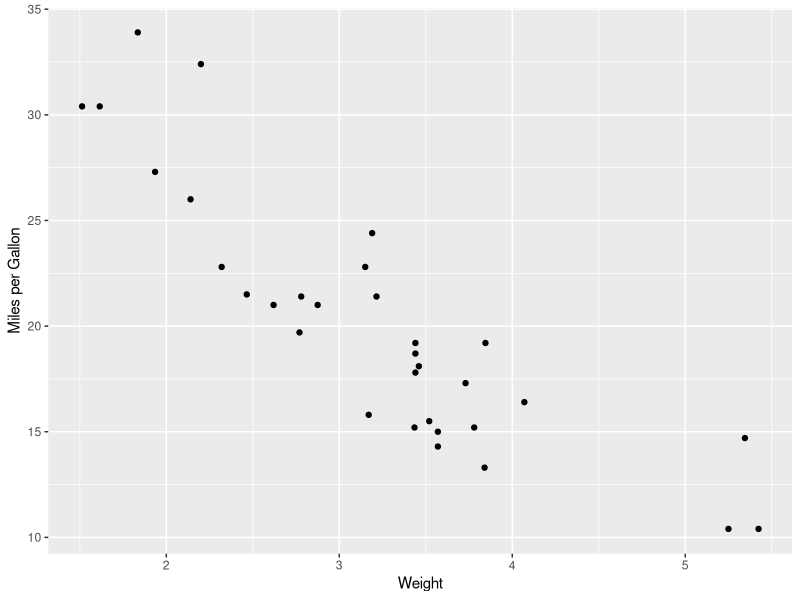
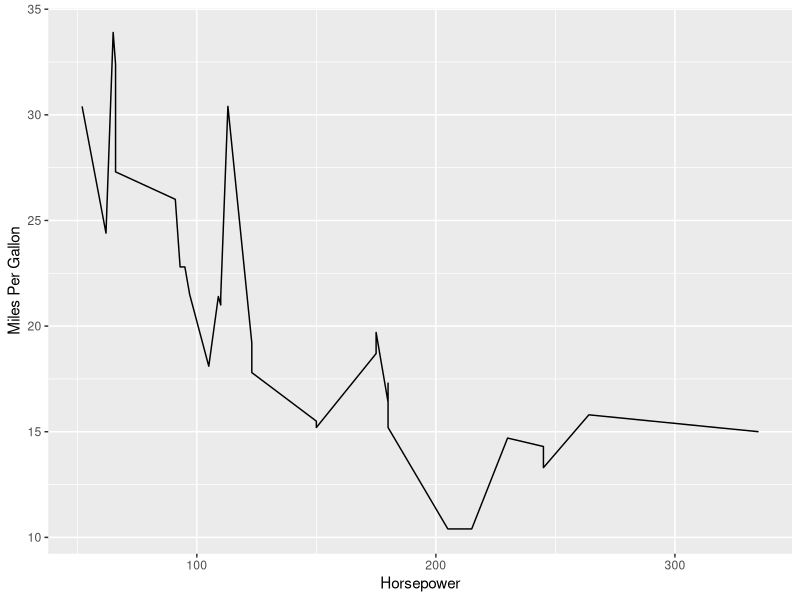
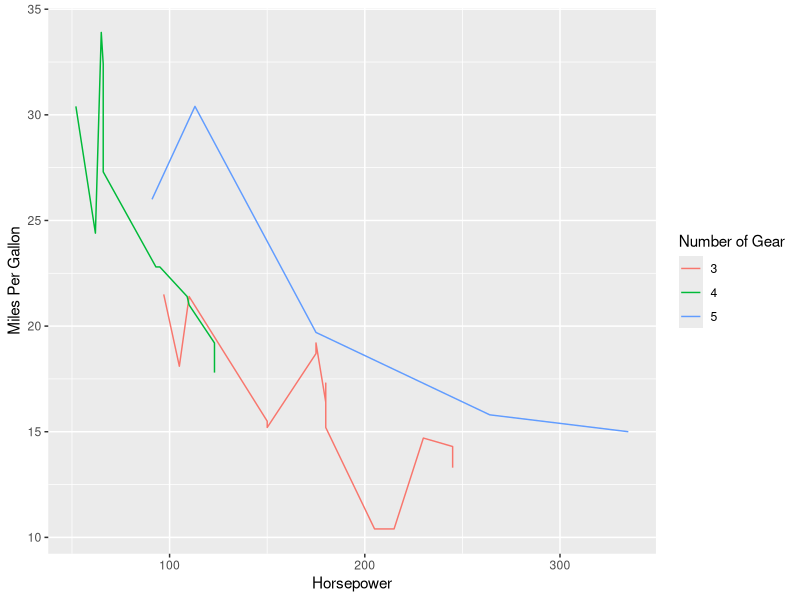
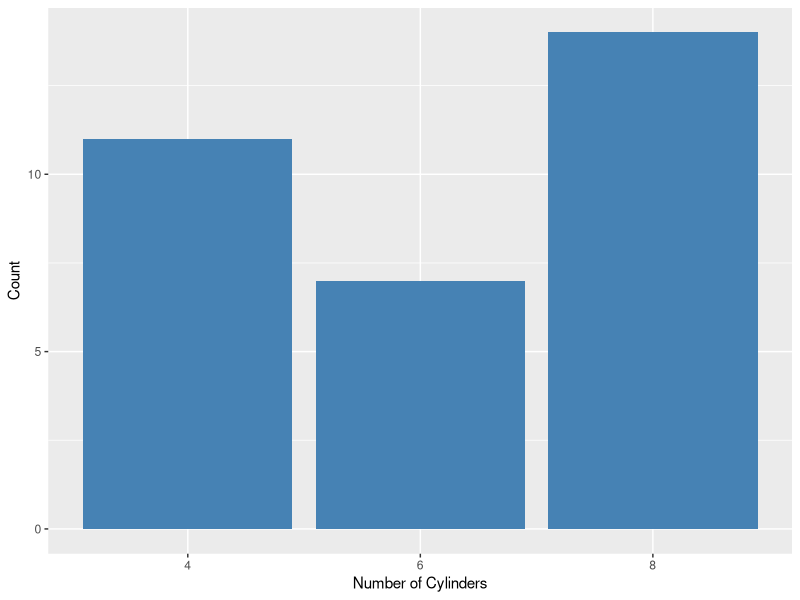
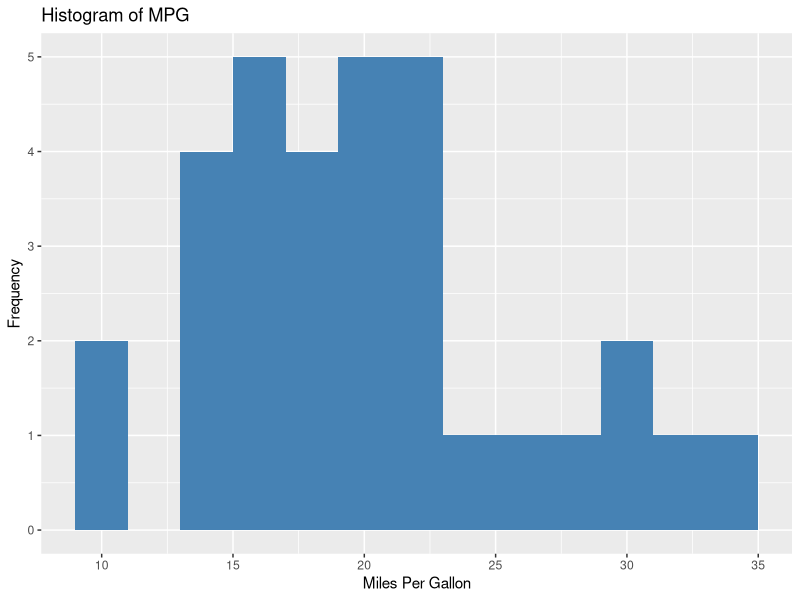
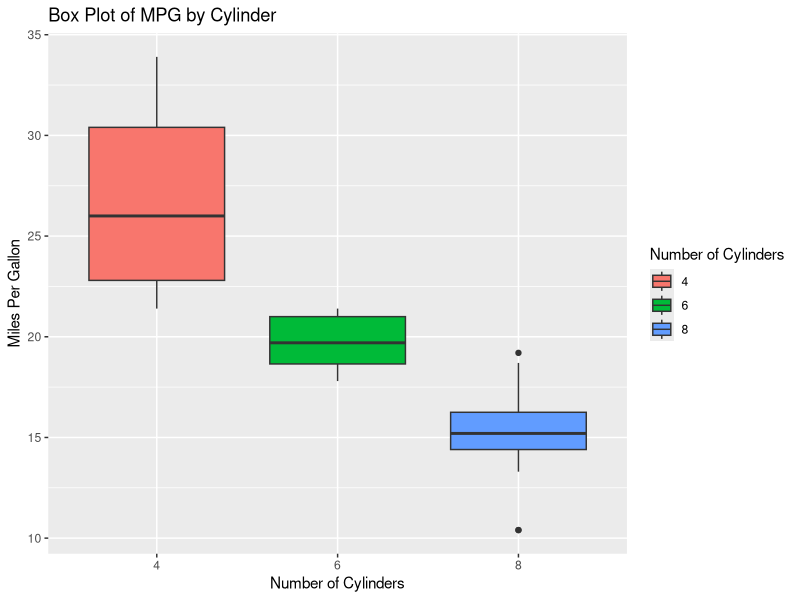
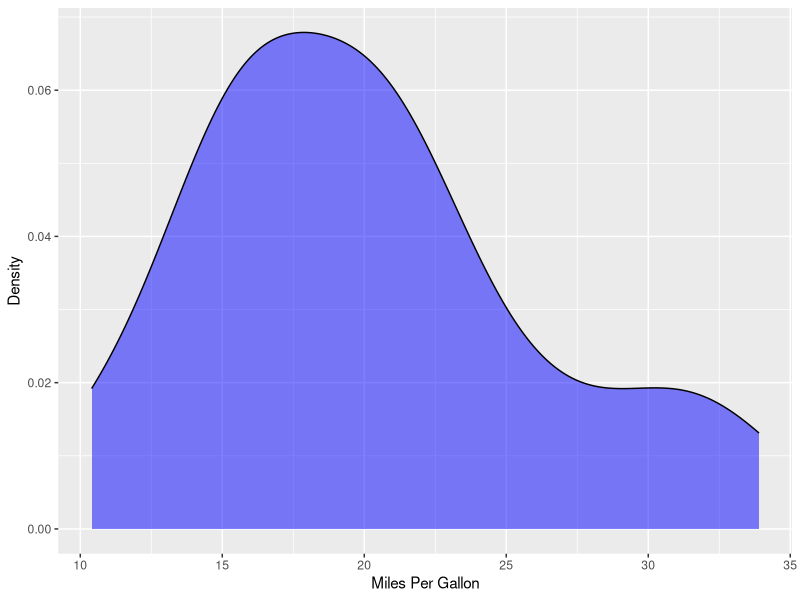
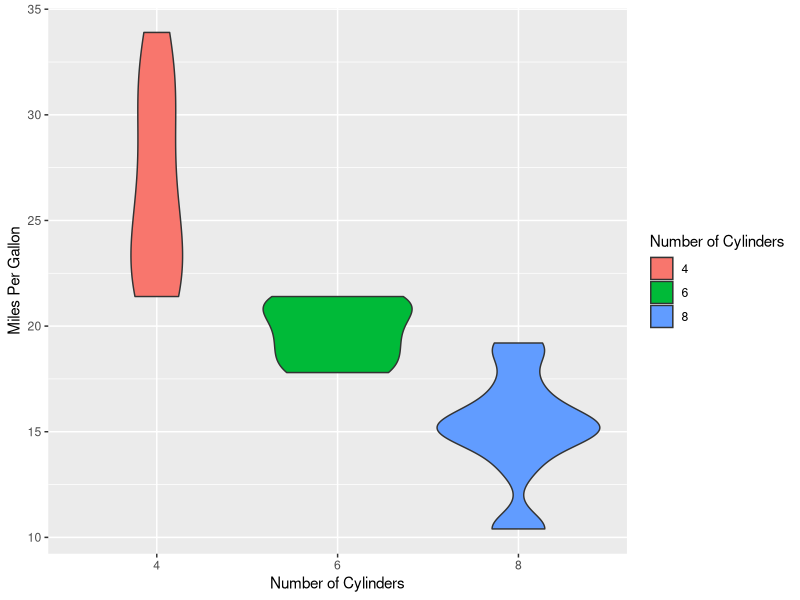

Reproduce these figures in R, in order.
## ---- chunk 1
library(ggplot2)
data(mtcars)
head(mtcars)
## ---- chunk 2
scatter <- ggplot(data = mtcars, 
                  aes(x = wt, y = mpg))+
  geom_point()+
  labs(x = "Weight",
       y = "Miles per Gallon")
print(scatter)
## ---- chunk 3
line <- ggplot(mtcars, aes(x = hp, y = mpg)) +
  geom_line() +
  labs(x = "Horsepower",
       y = "Miles Per Gallon")
print(line)

# if you want to plot the trend of the different
# values in a categorical variable, you can 
# set it as a color 
line <- ggplot(mtcars, aes(x = hp, y = mpg)) +
  geom_line(aes(color = factor(gear))) +
  labs(x = "Horsepower",
       y = "Miles Per Gallon", 
       color = "Number of Gear")
print(line)
## ---- chunk 4
bar <- ggplot(mtcars, aes(x = factor(cyl))) +
  geom_bar(fill = "steelblue") +
  labs(x = "Number of Cylinders",
       y = "Count")
print(bar)
## ---- chunk 5
hist <- ggplot(mtcars, aes(x = mpg)) +
  geom_histogram(binwidth = 2, fill = "steelblue") +
  labs(title = "Histogram of MPG",
       x = "Miles Per Gallon",
       y = "Frequency")
print(hist)
## ---- chunk 6
# you can fill/color the boxes to correspond to a # specific categorical variable as well 
box <- ggplot(mtcars, aes(x = factor(cyl), y = mpg)) +
  geom_boxplot(aes(fill = factor(cyl))) +
  labs(title = "Box Plot of MPG by Cylinder",
       x = "Number of Cylinders",
       y = "Miles Per Gallon", 
       fill = "Number of Cylinders")
print(box)
## ---- chunk 7
density <- ggplot(mtcars, aes(x = mpg)) +
  geom_density(fill = "blue", alpha = 0.5) +
  labs(x = "Miles Per Gallon",
       y = "Density")
print(density)

## ---- chunk 8
violin <- ggplot(mtcars, aes(x = factor(cyl), y = mpg)) +
  geom_violin(aes(fill = factor(cyl))) +
  labs(x = "Number of Cylinders",
       y = "Miles Per Gallon", 
       fill = "Number of Cylinders")
print(violin)
## ---- chunk 9
facet <- ggplot(mtcars, aes(x = wt, y = mpg)) +
  geom_point(aes(color = factor(cyl))) +
  facet_wrap(~ cyl) +
  labs(x = "Weight",
       y = "Miles Per Gallon (mpg)", 
       color = "Number of Cylinders")
print(facet)
## ---- chunk 10
# re-using the box plot, we can append a new
# ggplot element to our variable box

box <- box + theme_minimal()
print(box)
## ---- chunk 11
library(tidyverse)
air <- airquality
summary(air)
## ---- chunk 12
air$Month <- factor(air$Month, labels = c("May", "June", "July", "August",
                               "September"))
## ---- chunk 13
# create a vector that establishes our colors for each month 
months <- c("May", "June", "July", "August", "September")
cols   <- c("#CAF0F8", "#90E0EF", "#00B4D8",
          "#0077B6", "#03045E")

names(cols) <- months
## ---- chunk 14
g1 <- ggplot(data = air, aes(x=Temp, fill=Month))+
  geom_density(alpha = 0.7)+
  scale_fill_manual(name = "Months", values=cols)+
  theme(axis.text.x = element_text(size = 14), 
        axis.text.y = element_text(size = 14), 
        axis.title.x = element_text(size = 20), 
        axis.title.y = element_text(size = 20))
print(g1)
## ---- chunk 15
g2 <- ggplot(data = air, aes(x = 1:nrow(air), y=Temp))+
  geom_line(aes(col = Month))+
  geom_point(aes(col = Month, size = Wind))+
  geom_smooth(method = "loess", col="black")+
  scale_color_manual(name = "Months", values=cols)+
  geom_vline(xintercept=c(31, 61, 92, 123, 153), linetype="dashed")+guides(color="none")+
  labs(x="Day")
print(g2)
## ---- chunk 16
air_remove <- air %>% filter(Ozone != (is.na(Ozone)))
## ---- chunk 17
max_temp <- air %>% group_by(Month) %>%
  filter(Temp == max(Temp))
## ---- chunk 18
g3 <- ggplot(data = air, aes(x=Wind, y=Temp))+
  geom_point(aes(size=Ozone, color=Month))+
  geom_smooth(method="lm", alpha = 0.2, aes(color = Month))+
  geom_text(data = max_temp, aes(label = Temp), vjust=-1, hjust=0.5)+
  scale_color_manual(name = "Months", values=cols)+
  guides(color="none")+theme_minimal()
print(g3)
